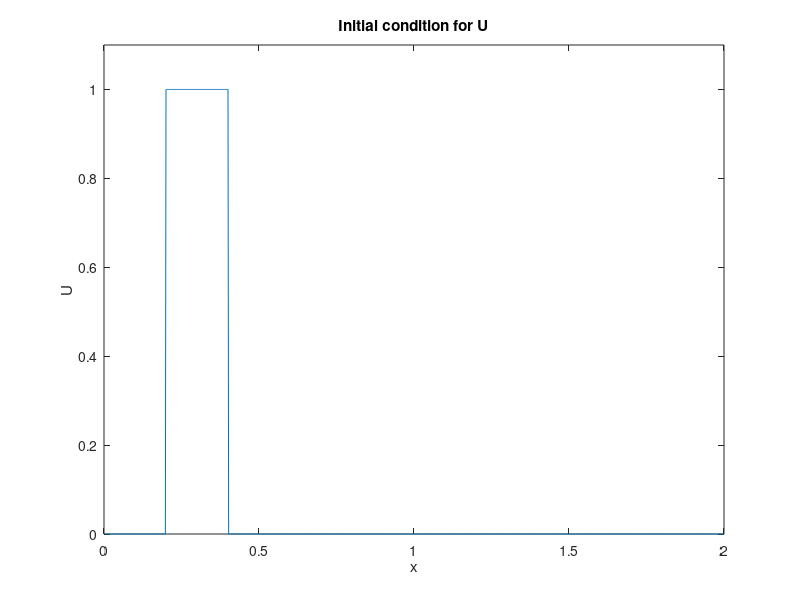
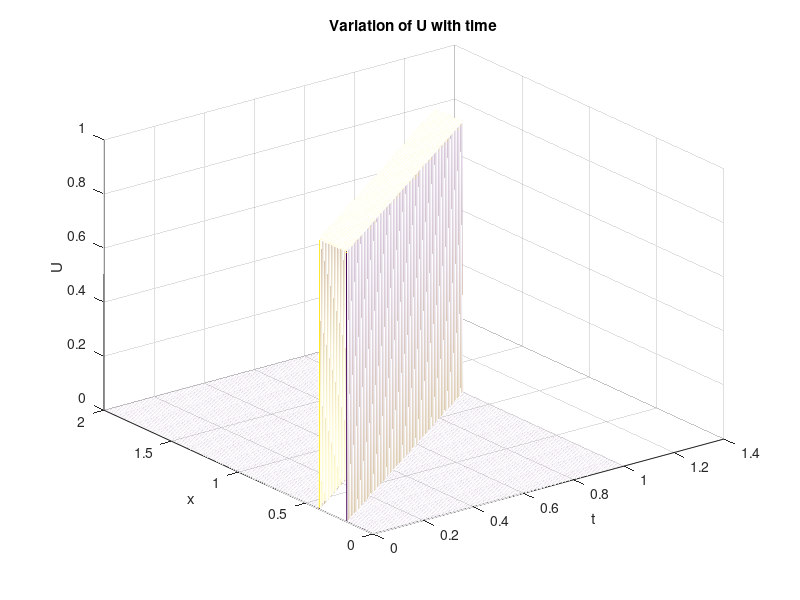
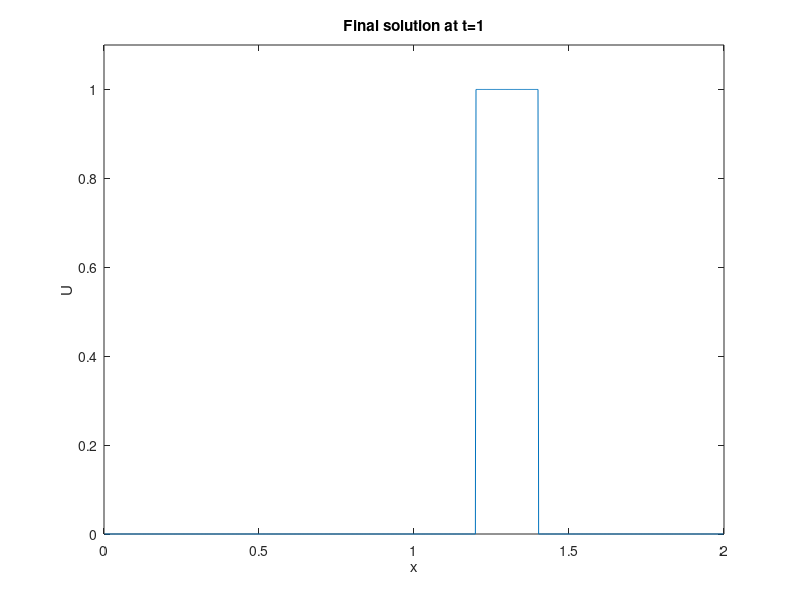

Here is the MATLAB script that generated these plots, in order:
%% Lax_Flux.m

%% Author: Louise Olsen-Kettle (email: l.kettle1@uq.edu.au, @DrOlsen-Kettle)
%% Code to supplement lecture notes by Louise Olsen-Kettle:
%% Numerical solution of Partial Differential Equations (PDEs)
%% Webpage: http://espace.library.uq.edu.au/view/UQ:239427
%% ISBN: 978-1-74272-149-1

% using the Lax method for the flux conservative problem: U_t = -c U_x
c=1.;
x1=0;
a = 2.; % length of bar in x-direction
x2=a;

T = 1.; % length of time for solution

n = 999;   % no of grid points Xn

dx = a/(n+1.); % grid spacing in x direction


% dt = dx no dispersion, dt = dx/2 meets Courant stability condition with dispersion, dt=1.001*dx does not meet Courant stability condition

dt = dx;

m = round(T/dt); 

t=0.; % initial time = 0


CourantCondition = c*dt/dx;  % gain parameter 

if CourantCondition > 1. 
   fprintf('Courant Condition is > 1 so Lax method is unstable, please reduce time step size to gain stability');
end

s=c*dt/dx;

% build the A matrix to march finite difference solution forward in time

% check first with n=3 to test that you are getting the right A matrix and b vector:

%s=2  % checkpoint values comment out later!!!
%n=3  % checkpoint values comment out later!!!

Asubs = ((1+s)/2.)*ones(n,1);

Asuper = ((1-s)/2.)*ones(n,1);

A = spdiags([Asubs,Asuper],[-1 1],n,n);

% specify boundary conditions through vector b and by changing any rows in A matrix needed - for Neumann boundary conditions
 
b= zeros(n,1);

% for Dirichlet boundary conditions at x=0: b[1] = (1+s)*U(0,t_k)/2.
% U(x=0, t) = 0.
b(1) = 0.;
% for Dirichlet boundary conditions at x = a: b[n] = (1-s)*U(a,t_k)/2
% U(x=a,t) = 0.
b(n) =  0;
% b % check b is right too!

% set up mesh in x-direction:
x = linspace(x1+dx,x2-dx, n)';
% Set up vector U^0 at time tk=0: U(x,0) = f(x)
% using U(x,0) = 1, if 0.2 < x < 0.4 ; = 0 elsewhere 
 
U_tk= zeros(n,1);

for i = 1:n
    if x(i) >= 0.2
       if x(i) <= 0.4
          U_tk(i) = 1;
       end
    end
end


figure(1)
plot (x,U_tk,'-')
axis ([0 2 0 1.1])
title ('Initial condition for U')
xlabel ('x')
ylabel ('U')

% store solution for each time in matrix U(nxm):

U=zeros(n,m);
tvec=zeros(m,1);

U(:,1) = U_tk;
tvec(1) = t;

% now march solution forward in time using U_tk+1 = A*U_tk + b:

for k = 1:m
    t = t+dt;
    % if boundary conditions vary with time you need to update b here
    U_tk_1 = A*U_tk + b;    

    U(:,k) = U_tk_1;
 
    % for next time step:
    U_tk = U_tk_1;
    tvec(k) = t;

end


figure(2)
mesh (tvec,x,U)
%axis ([0 1 0 2 0 1.1])
title ('Variation of U with time')
xlabel ('t')
ylabel ('x')
zlabel ('U')


figure(3)
plot (x,U_tk_1)
axis ([0 2 0 1.1])
title('Final solution at t=1')
xlabel ('x')
ylabel ('U')
